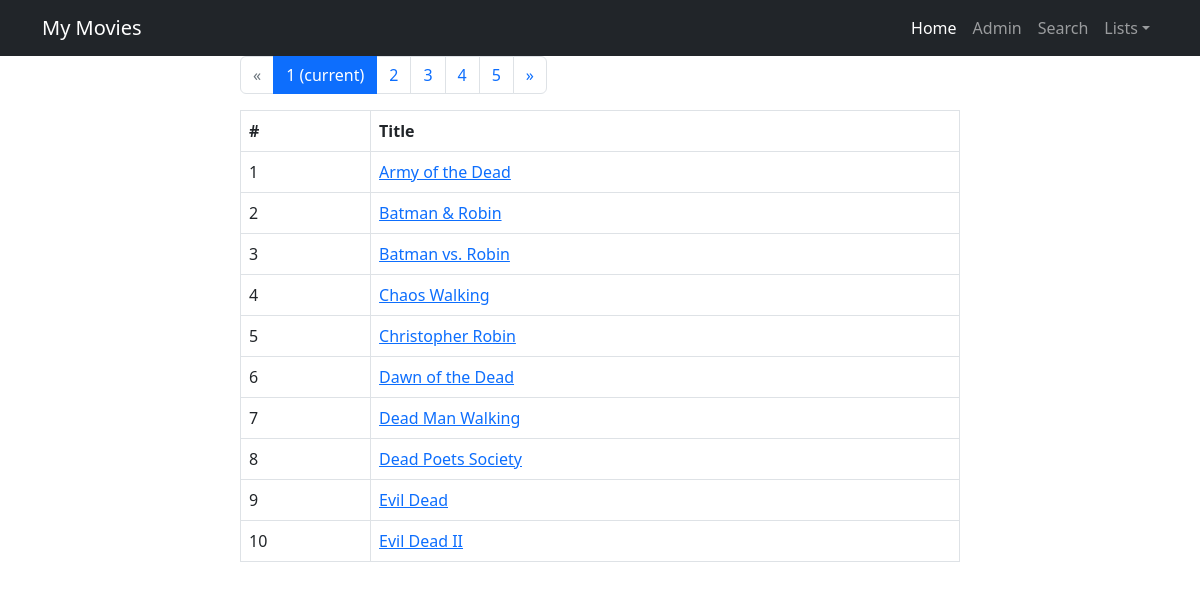
The page /movieapp/movie_list/ on the database its author committed.
### movieapp/models.py (models this page shows, shortened)
class Movie(models.Model):
    title = models.CharField(max_length=100)
    year = models.CharField(max_length=20)
    imdbid = models.CharField(max_length=30)
    type = models.CharField(max_length=20)
    poster = models.CharField(max_length=150, null=True, blank=True)
    class Meta: # on Country alam klass
        ordering = ["title"]  # sorteerib tabeli lastname ja siis firstname järgi
        verbose_name_plural = "movies" # et nätaks mitmuses

### movieapp/views.py (the view)
# urls.py: path("movie_list/", views.MovieListViev.as_view(), name="movie_list"),
class MovieListViev(ListView):
    model = Movie
    queryset = Movie.objects.order_by("title")
    context_object_name = "movies"
    paginate_by = 10

### movieapp/templates/movieapp/movie_list.html
{% extends "base.html" %}
{% block content %}
    <div class="container">
        <div class="row">
            <div class="col-8 mx-auto">
                {% if is_paginated %}
                    <ul class="pagination">
                        {% if page_obj.has_previous %}
                            <li class="page-item"><a class="page-link" href="?page={{ page_obj.previous_page_number }}">&laquo;</a>
                            </li>
                        {% else %}
                            <li class="page-item disabled"><span class="page-link">&laquo;</span></li>
                        {% endif %}
                        {% for i in paginator.page_range %}
                            {% if page_obj.number == i %}
                                <li class="page-item active" aria-current="page">
                                    <span class="page-link">{{ i }} <span class="sr-only">(current)</span></span>
                                </li>
                            {% else %}
                                <li class="page-item"><a class="page-link" href="?page={{ i }}">{{ i }}</a></li>
                            {% endif %}
                        {% endfor %}
                        {% if page_obj.has_next %}
                            <li class="page-item"><a class="page-link" href="?page={{ page_obj.next_page_number }}">&raquo;</a>
                            </li>
                        {% else %}
                            <li class="page-item disabled"><span class="page-link">&raquo;</span></li>
                        {% endif %}
                    </ul>
                {% endif %}
                <table class="table table-bordered">
                    <thead>
                    <tr>
                        <th>#</th>
                        <th>Title</th>
                    </tr>
                    </thead>
                    <tbody>
                    {% for movie in movies %}
                        <tr>
                            <td>{{ page_obj.start_index|add:forloop.counter0 }}</td>
                            <td><a href="{% url "movieapp:movie_detail" pk=movie.id %}">{{ movie.title }}</a></td>
                        </tr>
                    {% endfor %}
                    </tbody>
                </table>
            </div>
        </div>
    </div>
{% endblock %}

### rows shown on the page
Movie: start_index|add "1", title "Army of the Dead"
Movie: start_index|add "2", title "Batman & Robin"
Movie: start_index|add "3", title "Batman vs. Robin"
Movie: start_index|add "4", title "Chaos Walking"
Movie: start_index|add "5", title "Christopher Robin"
Movie: start_index|add "6", title "Dawn of the Dead"
Movie: start_index|add "7", title "Dead Man Walking"
Movie: start_index|add "8", title "Dead Poets Society"
Movie: start_index|add "9", title "Evil Dead"
Movie: start_index|add "10", title "Evil Dead II"

### other values the page prints
{{ i }} "1"
{{ i }} "2" "3" "4" "5"
